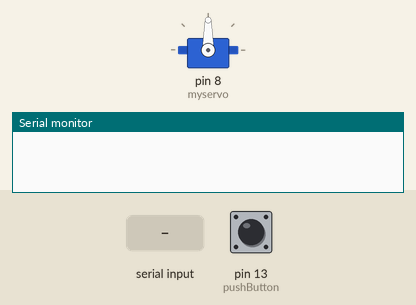
Simulated run of this sketch. Board: Arduino Uno, built with avr-gcc and run on an emulated ATmega328P. On the bench: servo, the last lines printed to the serial monitor. The test bench sets the inputs (shaded band); at power-on: pin 13 (pushButton) LOW.

Above: at 1.2 s.
1.3 s: "90,45\n" received over Serial
2.8 s: "5\n" received over Serial
4.3 s: pin 13 (pushButton) pulsed HIGH 5 times (0.12 s each, 0.3 s apart)
At 5.7 s:
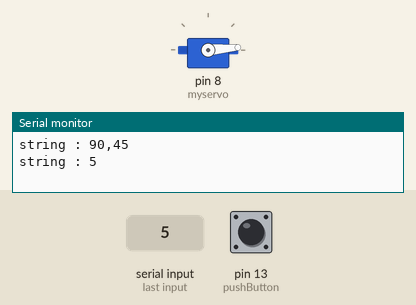
Timing chart, 0 to 7.3 s (numbered marks = the images above; inputs shaded):
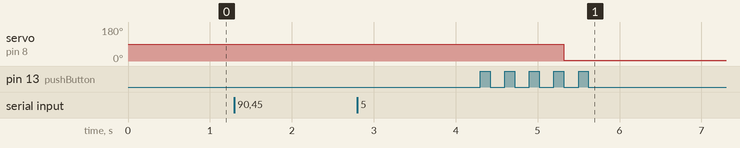

The sketch:

storeH.ino
```cpp
#include <Servo.h>
#include <Wire.h>

const int OPEN  = 0;
const int WAIT  = 1000;

int wireValue  = 180;
int wireValueTmp = 0;

Servo myservo;

int pushButton = 13;
int powerPin = 12;
int gndPin = 11;
int button1;

void setup(){

  Wire.begin(0x04);
  Wire.onReceive(receiveEvent); // register event
  Serial.begin(9600);
  myservo.attach(8);

  pinMode(pushButton, INPUT);
  pinMode(powerPin, OUTPUT);
  pinMode(gndPin, OUTPUT);
  digitalWrite(powerPin, HIGH);
  digitalWrite(gndPin, LOW);
}


void loop(){

    String string = getStringBuffer();
    int button1 = digitalRead(pushButton);

  if (string.length() > 0){
    Serial.print("string : ");
    Serial.println(string);
    wireValue = atoi(string.c_str());
  }

  if (wireValueTmp > 0){
      //Serial.print("value : ");
      //Serial.println(wireValueTmp);
      wireValue = wireValueTmp;
      wireValueTmp = 0;
  }

  if(button1 == HIGH){
      applyButton1Action(wireValue);
  }
}


String getStringBuffer(){
    String inData = "";
     char recieved = 1;
     if(Serial.available()){
         while(true){
            if(Serial.available()){
                recieved = Serial.read();
                if (recieved == '\n'){
                    return inData;
                }else{
                  inData += recieved;
                }
            }
        }
    }
}

void applyButton1Action (int wireValue){

    int bt = digitalRead(pushButton);

    if(bt == LOW){// on release

        if(myservo.read() > 90){

            setServo(OPEN);

        }else{

            setServo(wireValue);
        }
    }
}

void setServo(int degre){
    myservo.write(degre);
    delay(WAIT);
}
/*
*Set to receive int
*/
void receiveEvent(int howMany){
    int c = 0;
    while(0 < Wire.available()) {
      c = Wire.read(); // receive byte as a character
      //Serial.println(c);
    }
    wireValueTmp = c;
}
```

Measured:
- after the input at 4.3 s, servo on pin 8 (myservo): 90° → 5° after 1.0 s
